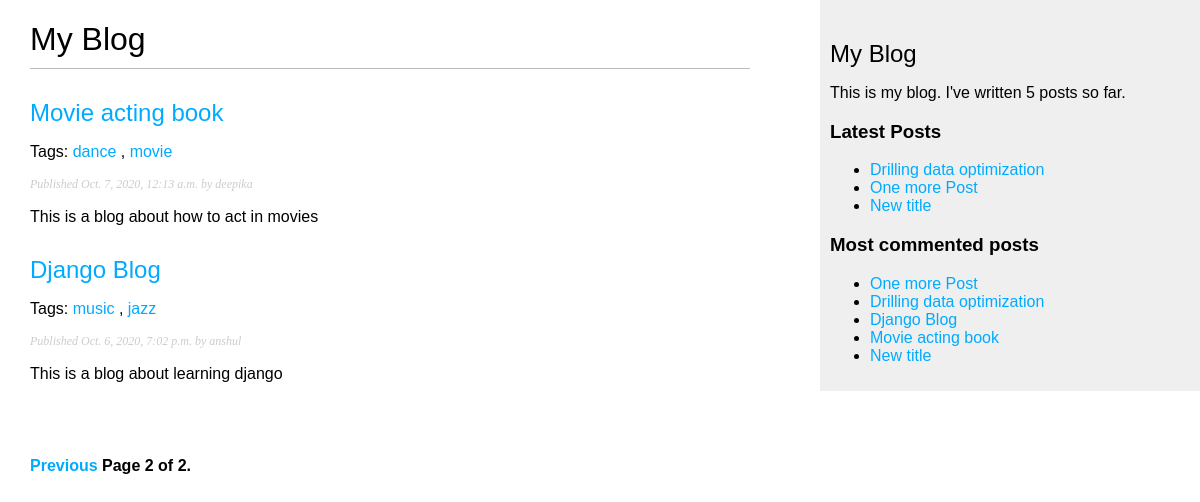
Screenshot of /blog/?page=2 with the database file from the repository.
### blog/models.py (models this page shows, shortened)
class Post(models.Model):
    STATUS_CHOICES = (
        ('draft', 'Draft'),
        ('published', 'Published'),
        )
    title = models.CharField(max_length = 200)
    slug = models.SlugField(max_length = 200, unique_for_date='publish')
    author = models.ForeignKey(User, on_delete=models.CASCADE, related_name='blog_posts')
    body = models.TextField()
    publish =  models.DateTimeField(default=timezone.now)
    created = models.DateTimeField(auto_now_add=True)
    updated = models.DateTimeField(auto_now=True)
    status = models.CharField(max_length=10, choices = STATUS_CHOICES, default='draft')
    objects =models.Manager()
    published = PublishedManager()
    tags = TaggableManager()
    class Meta:
        ordering = ('-publish',)
    def get_absolute_url(self):
        return reverse('blog:post_detail', args=[self.publish.year, self.publish.month, self.publish.day, self.slug])

### blog/views.py (the view)
# urls.py: path('', views.post_list, name='post_list'),
def post_list(request, tag_slug=None):
    object_list = Post.published.all()
    tag = None
    if tag_slug:
        tag = get_object_or_404(Tag, slug=tag_slug)
        object_list = object_list.filter(tags__in=[tag])
    paginator = Paginator(object_list, 3)
    page = request.GET.get('page')
    try:
        posts = paginator.page(page)
    except PageNotAnInteger:
        posts = paginator.page(1)
    except EmptyPage:
        posts = paginator.page(paginator.num_pages)
    context = {'page': page, 'posts': posts, 'tag': tag}
    return render(request, 'blog/post/list.html', context)

### blog/models.py (called while the page is built)
    def get_queryset(self):
        return super(PublishedManager, self).get_queryset().filter(status='published')

### blog/templatetags/blog_tags.py (called while the page is built)
@register.simple_tag
def total_posts():
    return Post.published.count()

@register.inclusion_tag('blog/post/latest_posts.html')
def show_latest_posts(count=5):
    latest_posts = Post.published.order_by('-publish')[:count]
    return {'latest_posts': latest_posts}

@register.simple_tag
def get_most_commented_post(count=5):
    return Post.published.annotate(total_comments=Count('comments')).order_by('-total_comments')[:count]

### blog/templates/blog/post/list.html (shortened to what this page needs)
{% extends "blog/base.html" %}{% include "pagination.html" with page=posts %}
{% block content %}
<h1>My Blog</h1>
 {% for post in posts %}
<h2>
  <a href="{{ post.get_absolute_url }}">{{ post.title }}</a>
</h2>
<p class="tags">
  Tags: {% for tag in post.tags.all %}
  <a href="{% url 'blog:post_list_by_tag' tag.slug %}">{{ tag.name }} </a>
  {% if not forloop.last %}, {% endif %} {% endfor %}
</p>
<p class="date">Published {{ post.publish }} by {{ post.author }}</p>
{{ post.body|truncatewords:30|linebreaks }} {% endfor %}
<br />
{% include "pagination.html" with page=posts %} {% endblock %}

### blog/templates/blog/base.html (shortened to what this page needs)
{% load static %} {% load blog_tags %}
<!DOCTYPE html>
<html lang="en">
  <head>
    <link rel="stylesheet" href="{% static 'css/blog.css' %}" />
  </head>
  <body>
    <div id="content">{% block content %}{% endblock %}</div>
    <div id="sidebar">
      <h2>My Blog</h2>
      <p>This is my blog. I've written {% total_posts %} posts so far.</p>
      <h3>Latest Posts</h3>
      {% show_latest_posts 3%}
      <h3>Most commented posts</h3>
      {% get_most_commented_post as most_commented_post %}
      <ul>
        {% for post in most_commented_post %}
        <li>
          <a href="{{ post.get_absolute_url }}">{{ post.title }}</a>
        </li>
        {% endfor %}
      </ul>
    </div>
  </body>
</html>

### blog/templates/blog/post/latest_posts.html
<ul>
  {% for post in latest_posts %}
  <li>
    <a href="{{ post.get_absolute_url }}">{{ post.title }}</a>
  </li>
  {% endfor %}
</ul>

### blog/static/css/blog.css (style rules this page uses)
body { margin: 0; padding: 0; font-family: helvetica, sans-serif; }
a { color: #00abff; text-decoration: none; }
h1 { font-weight: normal; border-bottom: 1px solid #bbb; padding: 0 0 10px 0; }
h2 { font-weight: normal; margin: 30px 0 0; }
#content { float: left; width: 60%; padding: 0 0 0 30px; }
#sidebar { float: right; width: 30%; padding: 10px; background: #efefef; height: 100%; }
p.date { color: #ccc; font-family: georgia, serif; font-size: 12px; font-style: italic; }

### rows the page displays
Post: title "Movie acting book", publish "Oct. 7, 2020, 12:13 a.m.", author "deepika", body "This is a blog about how to act in movies"
Tag: name "dance"
Tag: name "movie"
Post: title "Django Blog", publish "Oct. 6, 2020, 7:02 p.m.", author "anshul", body "This is a blog about learning django"
Tag: name "music"
Tag: name "jazz"
Post: title "Drilling data optimization"
Post: title "One more Post"
Post: title "New title"

### other values shown
{{ page.number }} "2"
{{ page.paginator.num_pages }} "2"
